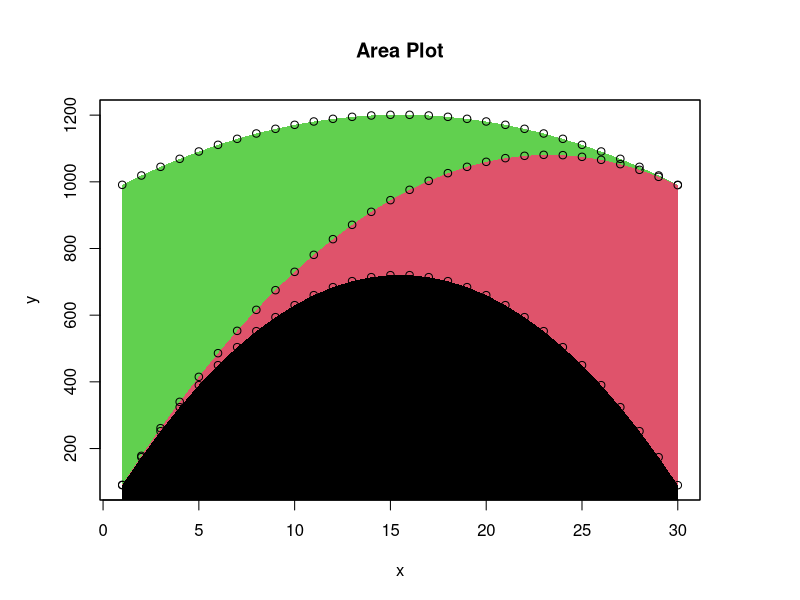

Write the R code that produced this figure.
# -*- Mode:R; Coding:utf-8; fill-column:160 -*-

################################################################################################################################################################
# @file      stackedAreaChart.R
# @author    Mitch Richling <https://www.mitchr.me>
# @Copyright Copyright 2015 by Mitch Richling.  All rights reserved.
# @brief     Draw a filled in area graph with base R.@EOL
# @Keywords  R base area plot graphics
#
# In my opinion, this kind of graph is a almost always a poor way to communicate information -- ranking with a pie chart.  Individual time series (in one
# facet with colors or in multiple facets) along with a single cumulative sum is almost always more clear.  But, you ask for it... ;)
#

################################################################################################################################################################
# First we need some data

x <- 1:30
y <- cbind((30:1)*(1:30)*3,
           (1:30)*(1:30),
           (30:1)*(30:1)
           )

################################################################################################################################################################

par(mar=c(5,5,5,5))

plot(c(x,x), c(rowSums(y), y[,1]),                 # Setup the plot window and ranges
     col=NA,                                       # Do not actually draw anything.
     main='Area Plot', xlab='x', ylab='y')         # Need to do something reasonable for the y label

for(i in (dim(y)[2]):1) {
  yd <- rowSums(matrix(y[,1:i], ncol=i))           # Compute sum
  polygon(c(x, rev(x)),                            # Draw filled area
          c(yd, rep(par('usr')[3], dim(y)[1])),
          col=i,  border=NA)
  points(x, yd)                                    # Draw the points
}

box()                                              # Redraw the box because the polygons may have drawn over the axis box edges


